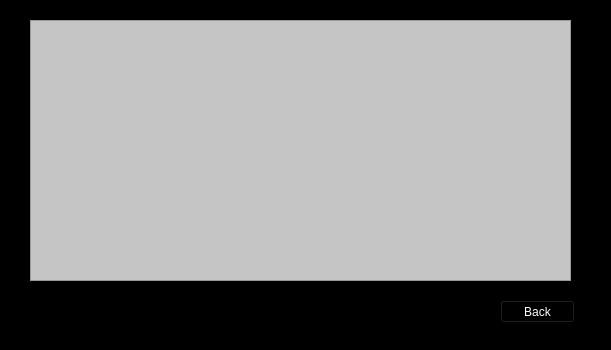
<?xml version="1.0" encoding="UTF-8"?>
<ui version="4.0">
 <class>PrisonerList</class>
 <widget class="QWidget" name="PrisonerList">
  <property name="geometry">
   <rect>
    <x>0</x>
    <y>0</y>
    <width>611</width>
    <height>350</height>
   </rect>
  </property>
  <property name="windowTitle">
   <string>Form</string>
  </property>
  <property name="styleSheet">
   <string notr="true">background-color: rgb(0, 0, 0);
color: rgb(255, 255, 255);</string>
  </property>
  <widget class="QPushButton" name="backButton">
   <property name="geometry">
    <rect>
     <x>500</x>
     <y>300</y>
     <width>75</width>
     <height>23</height>
    </rect>
   </property>
   <property name="text">
    <string>Back</string>
   </property>
  </widget>
  <widget class="QTableView" name="list_prisoners_tableView">
   <property name="geometry">
    <rect>
     <x>30</x>
     <y>20</y>
     <width>541</width>
     <height>261</height>
    </rect>
   </property>
   <property name="font">
    <font>
     <family>MV Boli</family>
     <pointsize>9</pointsize>
    </font>
   </property>
   <property name="cursor" stdset="0">
    <cursorShape>PointingHandCursor</cursorShape>
   </property>
   <property name="styleSheet">
    <string notr="true">background-color: rgb(197, 197, 197);</string>
   </property>
  </widget>
 </widget>
 <resources/>
 <connections>
  <connection>
   <sender>backButton</sender>
   <signal>clicked()</signal>
   <receiver>PrisonerList</receiver>
   <slot>hide()</slot>
   <hints>
    <hint type="sourcelabel">
     <x>307</x>
     <y>307</y>
    </hint>
    <hint type="destinationlabel">
     <x>403</x>
     <y>297</y>
    </hint>
   </hints>
  </connection>
 </connections>
 <slots>
  <slot>load_prisoner_list()</slot>
 </slots>
</ui>
